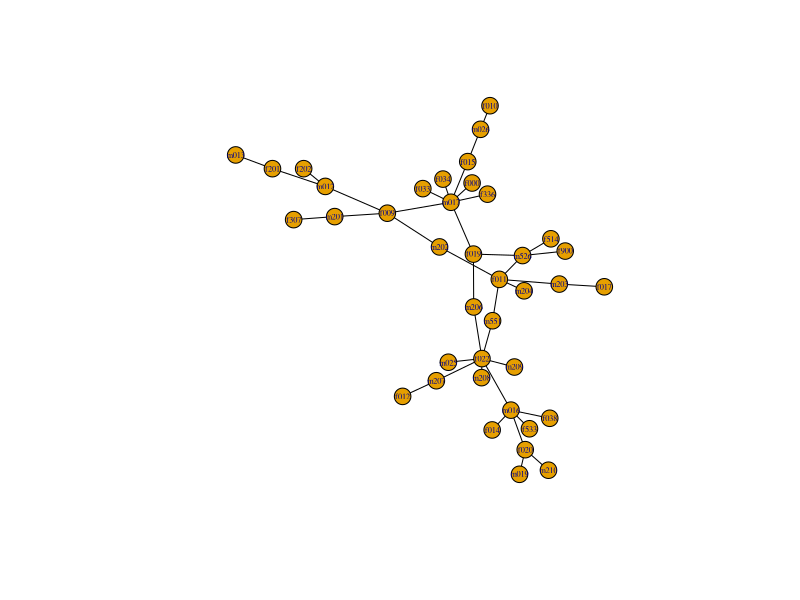

The R source for this figure:
library(igraph)

# Define edges
edges = c(
  "m013", "f201",
  "f201", "m012",
  "m012", "f202",
  "m012", "f009",
  "f009", "m201",
  "m201", "f307",
  "f009", "m017",
  "f033", "m017",
  "m017", "f336",
  "m017", "f015",
  "m017", "f034",
  "f015", "m026",
  "m026", "f010",
  "f009", "m202",
  "m202", "f011",
  "f011", "m204",
  "f011", "m203",
  "m203", "f017",
  "f011", "m526",
  "f900", "m526",
  "m526", "f514",
  "m526", "f019",
  "m017", "f019",
  "f019", "m206",
  "m206", "f022",
  "f022", "m025",
  "f022", "m207",
  "m207", "f012",
  "f011", "m551",
  "m551", "f022",
  "m209", "f022",
  "m208", "f022",
  "f022", "m016",
  "m016", "f014",
  "m016", "f533",
  "m016", "f038",
  "m016", "f020",
  "f020", "m019",
  "f020", "m210",
  "m017", "f000"
)

# Create graph
g = graph(edges = edges, directed = FALSE)

# Define manual layout (estimated positions based on image)
# Define node positions (x, y) based on the figure's layout
layout_coords = matrix(c(
  # x,   y
  0, 10,     # m013
  1, 9,      # f201
  2, 8.5,    # m012
  1.5, 7.5,  # f202
  2.5, 7.5,  # f009
  3.5, 7.5,  # m201
  4.5, 7.5,  # f307
  4, 6.5,    # m017
  3.5, 6,    # f033
  5, 6.5,    # f336
  4, 5.5,    # f015
  4.5, 5,    # f034
  4.5, 4.5,  # m026
  5, 4,      # f010
  2.5, 6.5,  # m202
  2.5, 5.5,  # f011
  1.5, 4.5,  # m204
  3.5, 4.5,  # m203
  2.5, 3.5,  # f017
  3.5, 5.5,  # m526
  4.5, 5.5,  # f900
  4.5, 6,    # f514
  4.5, 4.5,  # f019
  5.5, 3.5,  # m206
  6, 3,      # f022
  6.5, 4,    # m025
  6.5, 2.5,  # m207
  7.5, 2.5,  # f012
  3.5, 3.5,  # m551
  6.5, 1.5,  # m209
  5.5, 1.5,  # m208
  6.5, 0.5,  # m016
  6.5, -0.5, # f014
  7.5, 0.5,  # f533
  7.5, -0.5, # f038
  5.5, -0.5, # f020
  5.5, -1.5, # m019
  5.5, -2.5, # m210
  5.5, 5.5   # f000
), ncol = 2, byrow = TRUE)

# Assign row names to match the node names
node_names = V(g)$name
rownames(layout_coords) = node_names

coords = matrix(c(
  -7.2474212, 8.8042300,
  -5.6834361, 7.7551449,
  -3.4344284, 6.3985421,
  -4.3569997, 7.7544673,
  -0.7977739, 4.3494752,
  -3.0354277, 4.0890278,
  -4.7824493, 3.8583603,
  1.9098215, 5.1863500,
  0.7128072, 6.2285130,
  3.4638951, 5.8051707,
  2.6240372, 8.2935224,
  1.5695060, 6.9575696,
  3.1685181, 10.7639744,
  3.5702581, 12.5694883,
  1.4239402, 1.7711740,
  3.9665346, -0.7092591,
  5.0211109, -1.5838874,
  6.5172158, -1.0695579,
  8.4324572, -1.2773334,
  4.9554542, 1.1109990,
  6.7699797, 1.4540620,
  6.1610545, 2.3925819,
  2.8655421, 1.2223070,
  2.8767778, -2.8194027,
  3.2280269, -6.7679139,
  1.7990118, -7.0459270,
  1.2878825, -8.4601822,
  -0.1467148, -9.6568255,
  3.6798992, -3.8722792,
  4.6098829, -7.4128939,
  3.2125426, -8.2240645,
  4.4611944, -10.7092451,
  3.6625194, -12.2234669,
  5.2490490, -12.1328280,
  6.1123317, -11.3312474,
  5.0691260, -13.7318091,
  4.8256769, -15.6149000,
  6.0575577, -15.3025644,
  2.8088197, 6.6586317
), ncol = 2, byrow = TRUE)

# Plot the graph
plot(g,
     layout = coords,
     vertex.label.cex = 0.5,
     vertex.size = 9,
     edge.color = "black")
